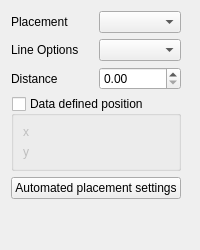
                <widget class="QWidget" name="mDiagramPropertiesTabWidgetPage3">
                 <attribute name="title">
                  <string>Position</string>
                 </attribute>
                 <layout class="QGridLayout" name="gridLayout_4">
                  <item row="0" column="0">
                   <layout class="QGridLayout" name="gridLayout_5">
                    <item row="0" column="0">
                     <widget class="QLabel" name="mPlacementLabel">
                      <property name="text">
                       <string>Placement</string>
                      </property>
                     </widget>
                    </item>
                    <item row="0" column="1">
                     <widget class="QComboBox" name="mPlacementComboBox"/>
                    </item>
                    <item row="1" column="0">
                     <widget class="QLabel" name="mLineOptionsLabel">
                      <property name="text">
                       <string>Line Options</string>
                      </property>
                     </widget>
                    </item>
                    <item row="1" column="1">
                     <widget class="QComboBox" name="mLineOptionsComboBox"/>
                    </item>
                    <item row="2" column="0">
                     <widget class="QLabel" name="mDiagramDistanceLabel">
                      <property name="text">
                       <string>Distance</string>
                      </property>
                     </widget>
                    </item>
                    <item row="2" column="1">
                     <widget class="QDoubleSpinBox" name="mDiagramDistanceSpinBox"/>
                    </item>
                   </layout>
                  </item>
                  <item row="4" column="0">
                   <spacer name="verticalSpacer_2">
                    <property name="orientation">
                     <enum>Qt::Vertical</enum>
                    </property>
                    <property name="sizeHint" stdset="0">
                     <size>
                      <width>20</width>
                      <height>40</height>
                     </size>
                    </property>
                   </spacer>
                  </item>
                  <item row="2" column="0">
                   <widget class="QGroupBox" name="mDataDefinedPositionGroupBox">
                    <property name="sizePolicy">
                     <sizepolicy hsizetype="Expanding" vsizetype="Preferred">
                      <horstretch>0</horstretch>
                      <verstretch>0</verstretch>
                     </sizepolicy>
                    </property>
                    <property name="title">
                     <string>Data defined position</string>
                    </property>
                    <property name="checkable">
                     <bool>true</bool>
                    </property>
                    <property name="checked">
                     <bool>false</bool>
                    </property>
                    <layout class="QGridLayout" name="gridLayout_6">
                     <item row="0" column="0" rowspan="2" colspan="3">
                      <widget class="QLabel" name="mXPosColLabel">
                       <property name="sizePolicy">
                        <sizepolicy hsizetype="Fixed" vsizetype="Preferred">
                         <horstretch>0</horstretch>
                         <verstretch>0</verstretch>
                        </sizepolicy>
                       </property>
                       <property name="text">
                        <string>x</string>
                       </property>
                      </widget>
                     </item>
                     <item row="2" column="0">
                      <widget class="QLabel" name="mYPosColLabel">
                       <property name="sizePolicy">
                        <sizepolicy hsizetype="Fixed" vsizetype="Preferred">
                         <horstretch>0</horstretch>
                         <verstretch>0</verstretch>
                        </sizepolicy>
                       </property>
                       <property name="text">
                        <string>y</string>
                       </property>
                      </widget>
                     </item>
                    </layout>
                   </widget>
                  </item>
                  <item row="2" column="1">
                   <spacer name="horizontalSpacer_30">
                    <property name="orientation">
                     <enum>Qt::Horizontal</enum>
                    </property>
                    <property name="sizeHint" stdset="0">
                     <size>
                      <width>0</width>
                      <height>20</height>
                     </size>
                    </property>
                   </spacer>
                  </item>
                  <item row="0" column="1">
                   <spacer name="horizontalSpacer_31">
                    <property name="orientation">
                     <enum>Qt::Horizontal</enum>
                    </property>
                    <property name="sizeHint" stdset="0">
                     <size>
                      <width>0</width>
                      <height>20</height>
                     </size>
                    </property>
                   </spacer>
                  </item>
                  <item row="3" column="0">
                   <widget class="QPushButton" name="mEngineSettingsButton">
                    <property name="text">
                     <string>Automated placement settings</string>
                    </property>
                   </widget>
                  </item>
                 </layout>
                </widget>
